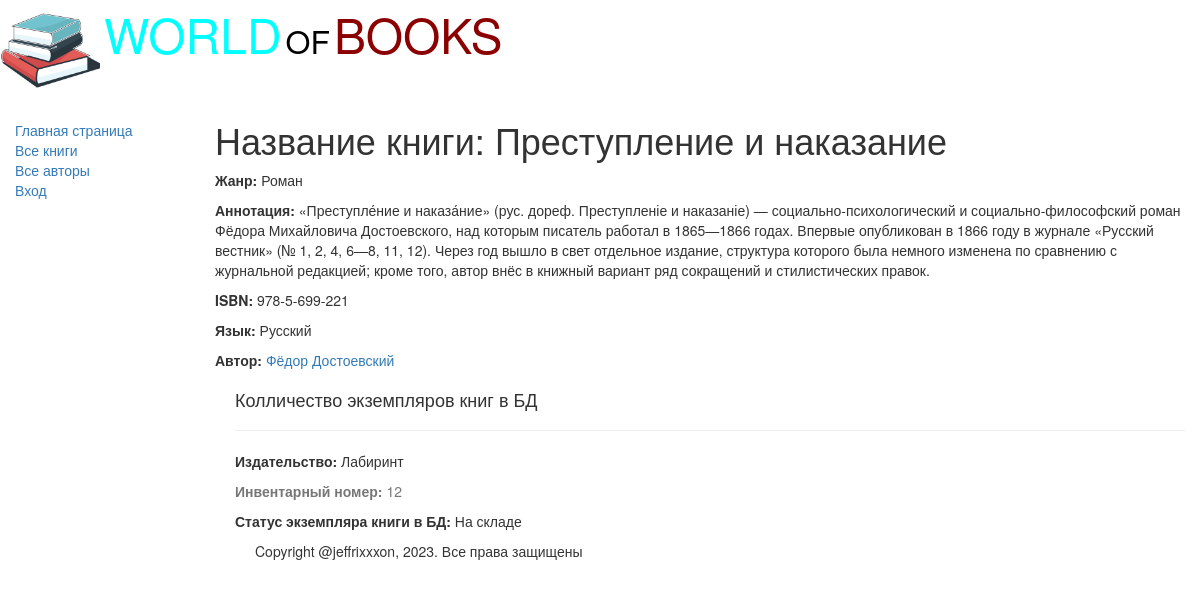
Before: /book/6 with the older database file.
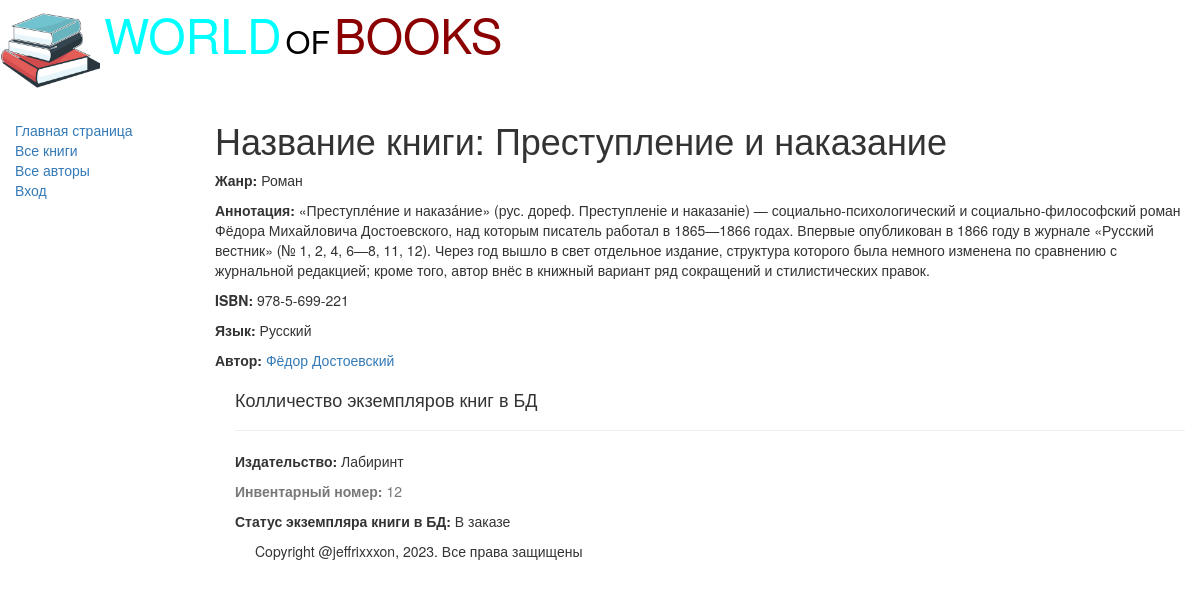
After: the same page with the newer database file.
### catalog/models.py (models this page shows, shortened)
class Book(models.Model):
    title = models.CharField(max_length=200,
                             help_text='Введите название книги',
                             verbose_name='Название книги')
    genre = models.ForeignKey('Genre',
                              on_delete=models.CASCADE,
                              help_text='Выберите жанр для книги',
                              verbose_name='Жанр книги', null=True)
    language = models.ForeignKey('Language',
                                 on_delete=models.CASCADE,
                                 help_text='Выберите язык книги',
                                 verbose_name='Язык книги', null=True)
    author = models.ManyToManyField('Author',
                                    help_text='Выберите автора книги',
                                    verbose_name='Автор книги')
    summary = models.TextField(max_length=1000,
                               help_text='Введите краткое описание книги',
                               verbose_name='Аннотация книги')
    isbn = models.CharField(max_length=13,
                            help_text='Должно содержать 13 символов',
                            verbose_name='ISBN книги')
    def display_author(self):
        return ', '.join([author.last_name for author in self.author.all()])
    display_author.short_description = 'Авторы'

class Genre(models.Model):
    name = models.CharField(max_length=200,
                            help_text='Введите жанр книги',
                            verbose_name='Жанр книги')
    def __str__(self):
        return self.name

class Language(models.Model):
    name = models.CharField(max_length=20,
                            help_text='Введите язык книги',
                            verbose_name='Язык книги')
    def __str__(self):
        return self.name

class Author(models.Model):
    first_name = models.CharField(max_length=100,
                                  help_text='Введите имя автора',
                                  verbose_name='Имя автора')
    last_name = models.CharField(max_length=100,
                                 help_text='Введите фамилию автора',
                                 verbose_name='Фамилия автора')
    date_of_brith = models.DateField(help_text='Введите дату рождения',
                                     verbose_name='Дата рождения',)
    date_of_death = models.DateField(help_text='Введите дату смерти',
                                     verbose_name='Дата смерти',
                                     null=True, blank=True)

class BookInstance(models.Model):
    book = models.ForeignKey('Book', on_delete=models.CASCADE, null=True)
    inv_nom = models.CharField(max_length=20, null=True,
                               help_text='Введите инвентарный номер экземпляра',
                               verbose_name='Инвентарный номер')
    imprint = models.CharField(max_length=200,
                               help_text='Введите издательство и год выпуска',
                               verbose_name='Издательство')
    status = models.ForeignKey('Status', on_delete=models.CASCADE, null=True,
                               help_text='Изменить состояние экземпляра',
                               verbose_name='Статус экземпляра книги')
    due_back = models.DateField(null=True, blank=True,
                                help_text='Введите конец срока статуса',
                                verbose_name='Дата окончания статуса')
    borrower = models.ForeignKey(User, on_delete=models.SET_NULL,
                                 null=True, blank=True,
                                 verbose_name="Заказчик",
                                 help_text="Выберите заказчика книги")

class Status(models.Model):
    name = models.CharField(max_length=20,
                            help_text='Введите статус экземпляра книги',
                            verbose_name='Статус экземпляра книги')
    def __str__(self):
        return self.name

### catalog/views.py (the view)
# urls.py: re_path(r'^book/(?P<pk>\d+)$', views.BookDetailView.as_view(), name='book-detail'),
class BookDetailView(generic.DetailView):
    model = Book

### catalog/templates/catalog/book_detail.html (shortened to what this page needs)
{% extends "base_generic.html" %}
{% block content %}
    <h1>Название книги: {{ book.title }}</h1>
    <p><strong>Жанр:</strong> {{ book.genre }}</p>
    <p><strong>Аннотация:</strong> {{ book.summary }}</p>
    <p><strong>ISBN:</strong> {{ book.isbn }}</p>
    <p><strong>Язык:</strong> {{ book.language }}</p>
        {% for author in book.author.all %}
            <p><strong>Автор:</strong>
                <a href="">{{ author.first_name }}
                            {{ author.last_name }}</a></p>
        {% endfor %}
<div style="margin-left: 20px;margin-top: 20px">
    <h4>Колличество экземпляров книг в БД</h4>
    {% for copy in book.bookinstance_set.all %}
    <hr>
    <p><strong>Издательство:</strong> {{ copy.imprint }}</p>
    <p class="text-muted"><strong>Инвентарный номер:</strong> {{ copy.id }}</p>
    <p><strong>Статус экземпляра книги в БД:</strong> {{ copy.status }}</p>
    {% endfor %}
</div>
{% endblock %}

### catalog/templates/base_generic.html (shortened to what this page needs)
<!DOCTYPE html>
<html lang="en">
<head>
    <link rel="stylesheet"
        href="https://maxcdn.bootstrapcdn.com/bootstrap/3.3.7/css/bootstrap.min.css">
    {% load static %}
    <link rel="stylesheet" href="{% static 'css/styles.css' %}">
    {% block head %}
        <img src="{% static 'images/logotip.jpeg' %}"
        style="width:100px;height:100px;" align="absmiddle">
        <font size=7, color="#00ffff">WORLD</font>
        <font size=6, color="black">OF</font>
        <font size=7, color=#8b0000>BOOKS</font>
    {% endblock %}
</head>
<body>
    <div class="container-fluid">
        <div class="row">
            <div class="col-sm-2">
            {% block sidebar %}
            <ul class="sidebar-nav">
                <li><a href="{% url 'index' %}">Главная страница</a></li>
                <li><a href="{% url 'books' %}">Все книги</a></li>
                <li><a href="{% url 'authors'%}">Все авторы</a></li>
            {% if user.is_authenticated %}
                <li><a href="{% url 'myborrowed' %}">Мои заказы</a></li>
                <li>Пользователь: {{ user.get_username }}</li>
                <li><a href="{% url 'logout' %}?next={{request.path}}">Выход</a></li>
            {% else %}
                <li><a href="{% url 'login' %}?next={{request.path}}">Вход</a></li>
            {% endif %}
            </ul>
            {% endblock %}
            </div>
            <div class="col-sm-10">
                {% block content %} {% endblock %}
            {% block footer %}
                <ul class="footer">
                {% block copyright %}
            <p>Copyright @jeffrixxxon, 2023. Все права защищены</p>
                </ul>
                {% endblock %}
            {% endblock %}
            </div>
        </div>
    </div>
</body>
</html>

### catalog/static/css/styles.css (style rules this page uses)
.sidebar-nav { margin-top: 20px; padding: 0; list-style: None; }

Changed rows visible on the page:
changed BookInstance "Лабиринт": status "На складе" → "В заказе"
